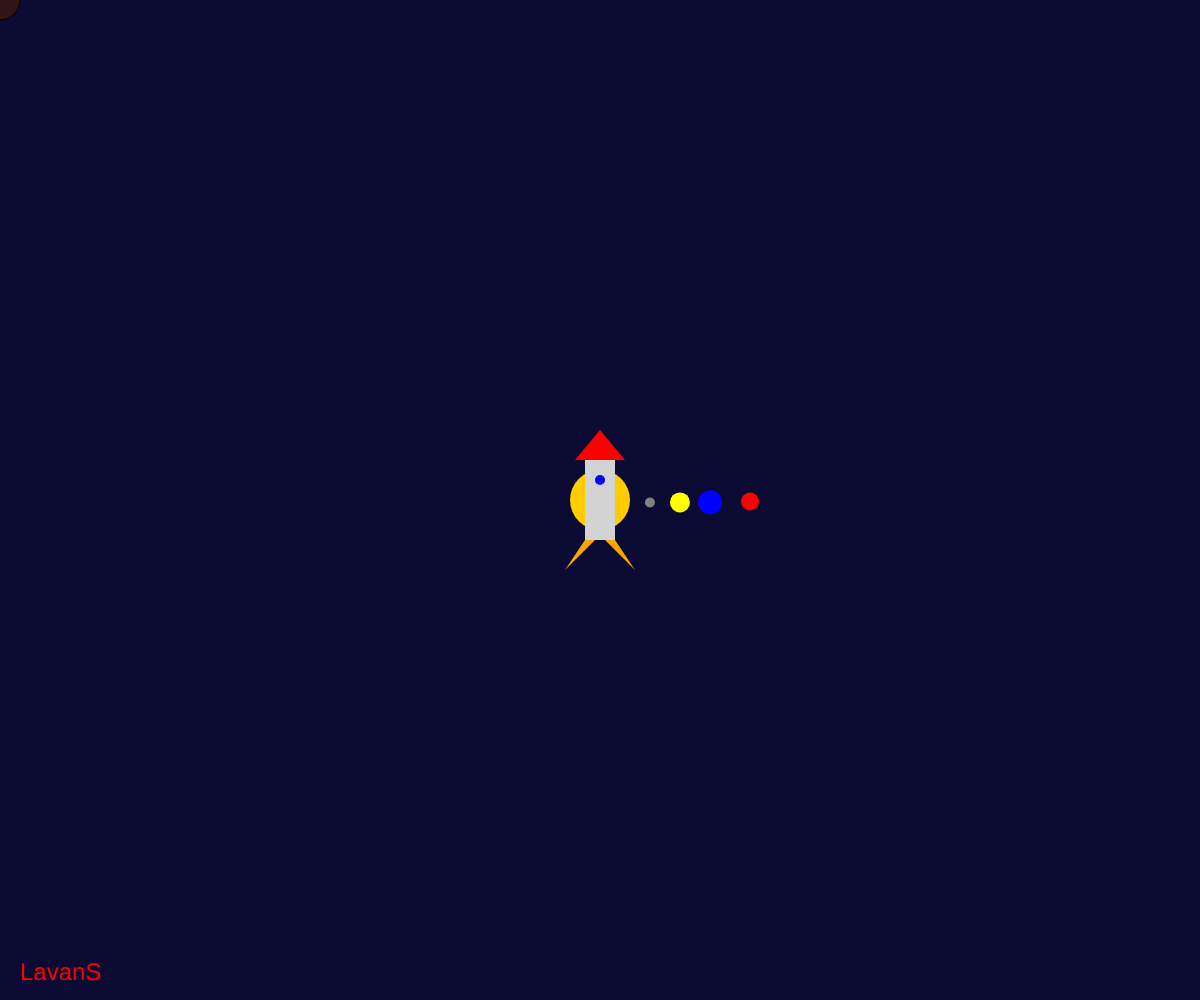
Frame 1 (no input)
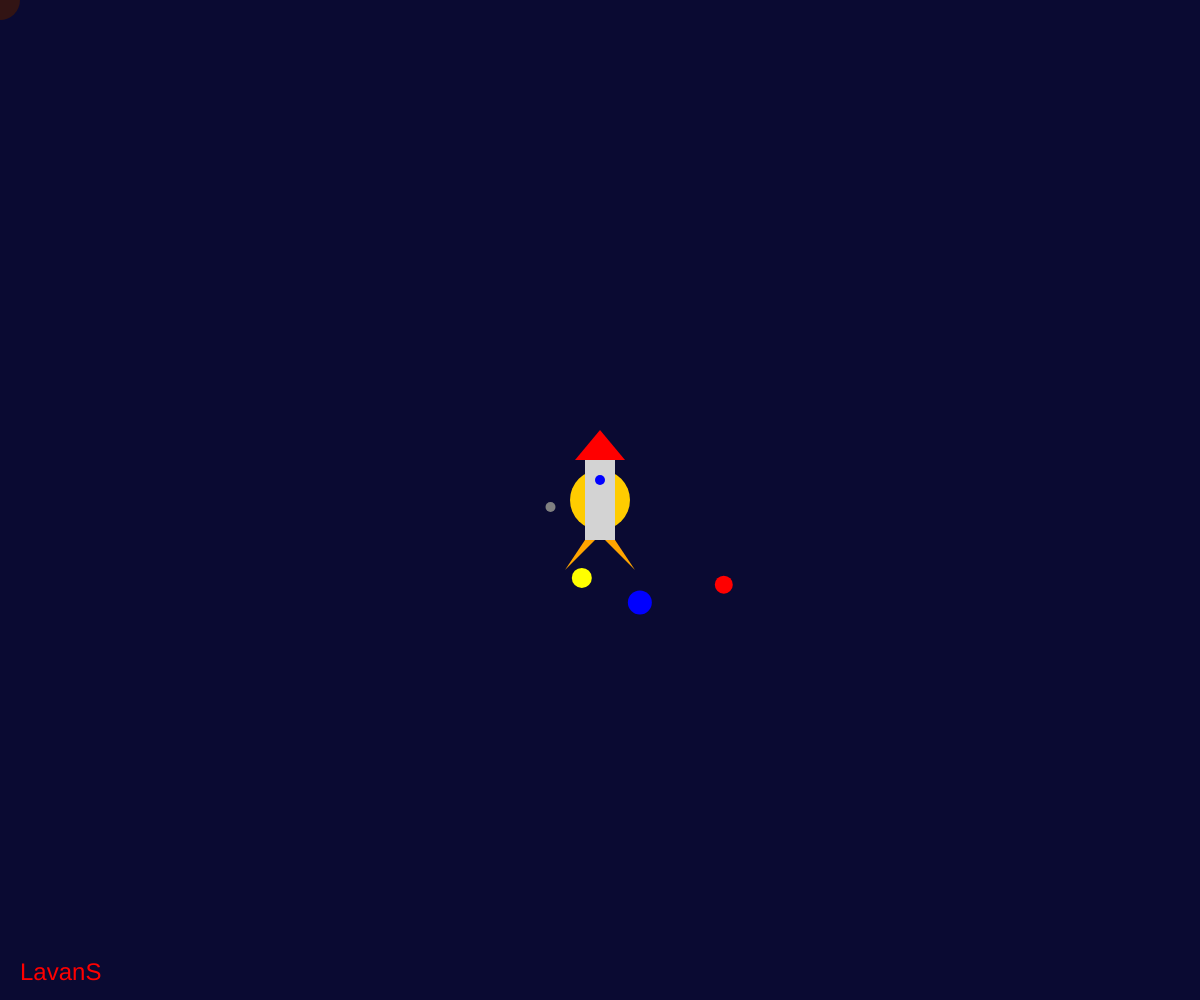
Frame 60 (no input)
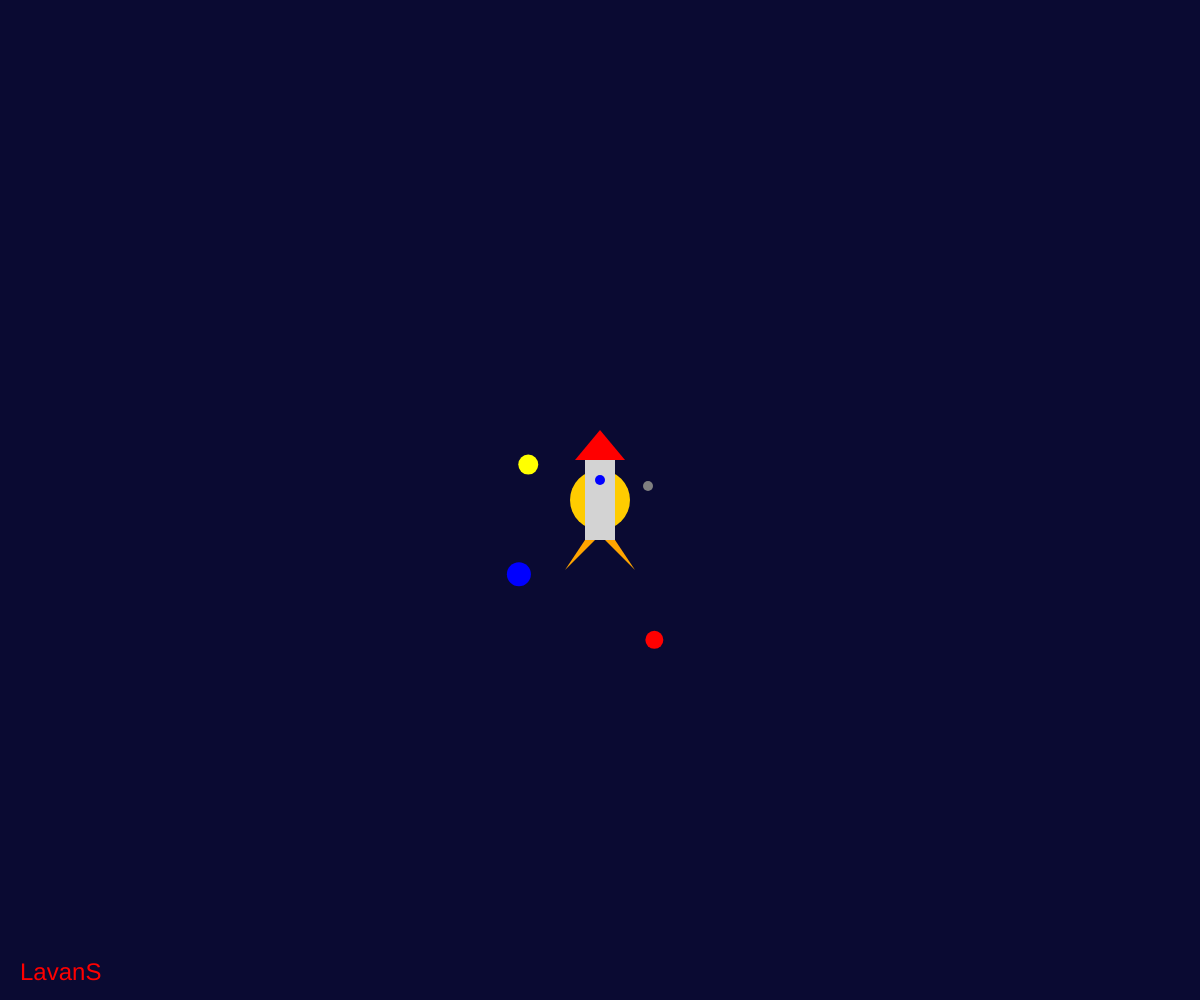
Frame 120 (the mouse pressed at the canvas centre since frame 60)

The p5.js sketch that drew these frames (run headless with seeded random() and noise() and a simulated clock; from frame 60 on, the mouse is pressed at the canvas centre):

// p5.js sketch
// ── sketch.js
// Interactive Scene
// Lavan
// September 16, 2024

// Creates an interactive scene


// Global variables
let bgColors;
let currentBack;

let rocketX = 0; // Rocket's horizontal position
let rocketY = 0; // Rocket's vertical position


function setup() {
  createCanvas(windowWidth, windowHeight);

  // Array of backgroud colors
  bgColors = [
    color(10, 10, 50), // blue 
    color(50, 0, 100), // purple
    color(0),   // black
    color(192, 192, 192) // gray
  ];
  currentBack = 0

}

function draw() {
  //background(100, 180, 220);
  // Set the background to black
  background(bgColors[currentBack]);
  asteroid();

  // writes my name
  name();
  
  // Move the origin to the center
  translate(width / 2, height / 2);

  noStroke();
  solarSystem();
  rocketShip();
  fill(0);

}


// Changes background colours
function mousePressed() {
  // Act only when center button is clicked
  if (mouseButton === CENTER) {
    // Ensure we reset the index to 
    // the begining of the array
    if (currentBack == 3) {
      currentBack = 0;
    }
    else {
      // Increment the index position by one
      currentBack = currentBack + 1;
    }
  }
}

// Function to draw the plannet at any given time
function drawPlanet(distance, radius, plannetColor, speed) {

  let angle = frameCount * speed;

  // X position using cosin for orbit
  let x = distance * cos(angle);

  //Y position using sin for orbit
  let y = distance * sin(angle);

  fill(plannetColor);

  // Draw the plannet in ellipse
  ellipse(x, y, radius * 2);


}

function asteroid() {
  fill(50, 20, 20);// draws a asteroid
  circle(mouseX, mouseY, 40);

}

function solarSystem() {
  //Sun Color
  fill(255, 204, 0);
  ellipse(0, 0, 60); // Sun in the center


  // Draw plannets in the elliptical orbits
  //Mercury
  drawPlanet(50, 5, 'gray', 0.05);

  // Venus
  drawPlanet(80, 10, 'yellow', 0.03);

  //Earth
  drawPlanet(110, 12, 'blue', 0.02);

  //Mars
  drawPlanet(150, 9, 'red', 0.01);
}


function rocketShip() {
  fill('lightgray');
  rect(-15 + rocketX, -40 + rocketY, 30, 80); // Rocket body

  // Rocket tip (triangle)
  fill('red');
  triangle(-25 + rocketX, -40 + rocketY, 25 + rocketX, -40 + rocketY, 0 + rocketX, -70 + rocketY); // Rocket tip

  // Draw the boosters (triangles)
  fill('orange');
  triangle(-15 + rocketX, 40 + rocketY, -35 + rocketX, 70 + rocketY, -5 + rocketX, 40 + rocketY); // Left booster
  triangle(15 + rocketX, 40 + rocketY, 35 + rocketX, 70 + rocketY, 5 + rocketX, 40 + rocketY);     // Right booster

  // Rocket windows (circles)
  fill('blue');
  ellipse(0 + rocketX, -20 + rocketY, 10, 10); // Window
}

// Moves the rocket based on arrow key input
function keyPressed() {
  if (keyCode === UP_ARROW) {
    rocketY -= 10; // Move up
  }
  else if (keyCode === DOWN_ARROW) {
    rocketY += 10; // Move down
  }
  else if (keyCode === LEFT_ARROW) {
    rocketX -= 10; // Move left
  }
  else if (keyCode === RIGHT_ARROW) {
    rocketX += 10; // Move right
  }
}

function name(){

    //writes my name in the bottom right corner
    fill('red')
    textSize(24);
    text("LavanS", 20, height - 20);
  
}
